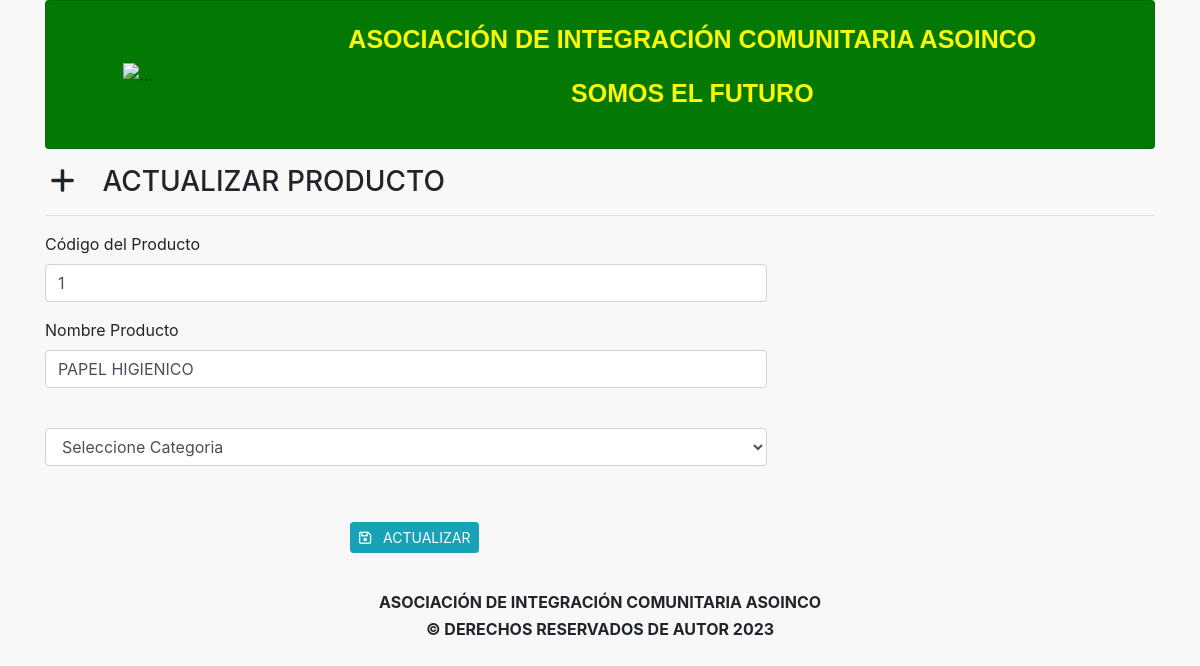
The page /?c=Productos&a=actualizarProductos&productos_codigo=1 (signed in) on the database as committed earlier.
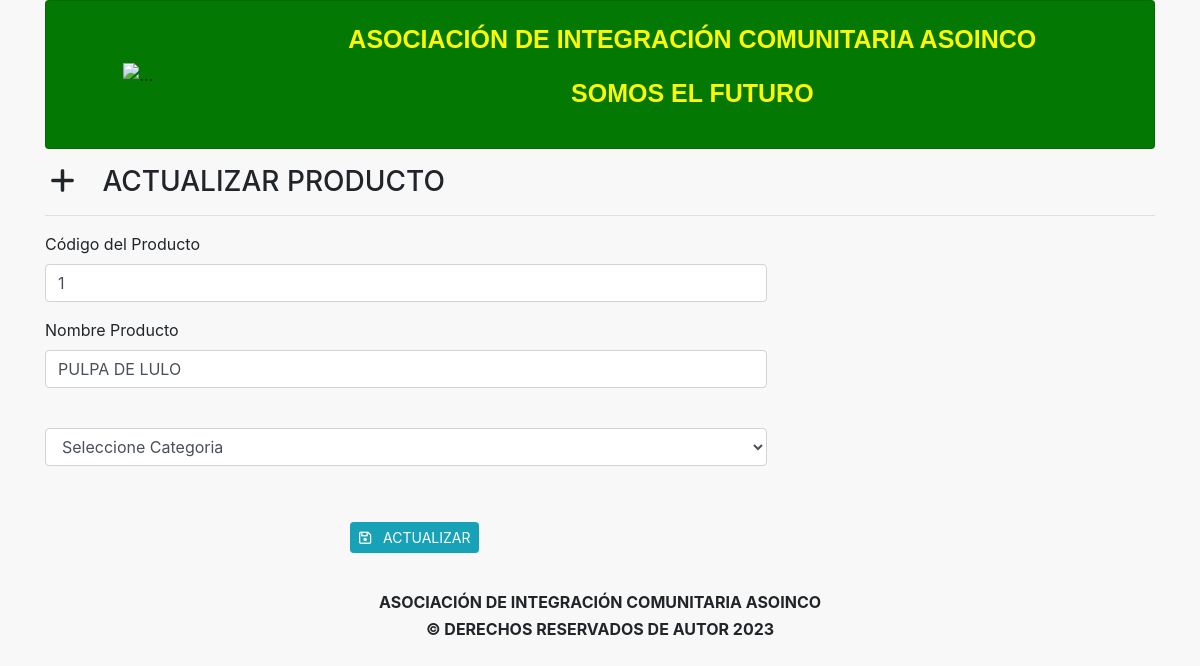
The same page on the database as committed later.
### tables this page shows
CREATE TABLE `productos` (
  `productos_codigo` int(100) NOT NULL,
  `nombre_producto` varchar(80) NOT NULL,
  `categoria_codigo` int(11) NOT NULL
);

### models/Database.php (called while the page is built)
<?php
    class DataBase{
        public static function connection(){
            $hostname = "localhost";
            $port = "3306";
            $database = "prueba";
            $username = "root";
            $password = "";
			$pdo = new PDO("mysql:host=$hostname;port=$port;dbname=$database;charset=utf8",$username,$password);
			$pdo->setAttribute(PDO::ATTR_ERRMODE, PDO::ERRMODE_EXCEPTION);
			return $pdo;
		}
	}
?>

### models/Producto.php (called while the page is built, shortened)
<?php
    class Producto{
        private $dbh;
        protected $productos_codigo;
        protected $nombre_producto;
        public function __construct(){
            try {
                $this->dbh = DataBase::connection();
                $a = func_get_args();
                $i = func_num_args();
                if (method_exists($this, $f = '__construct' . $i)) {
                    call_user_func_array(array($this, $f), $a);
                }
            } catch (Exception $e) {
                die($e->getMessage());
            }
        }
        public function __construct3($productos_codigo, $nombre_producto,$categoria_codigo){
            $this->productos_codigo = $productos_codigo;
            $this->nombre_producto = $nombre_producto;
        }
        public function getproductos_codigo(){
            return $this->productos_codigo;
        }
        public function getnombre_producto(){
            return $this->nombre_producto;
        }
        public function obtenerProductoPorId($productos_codigo){
            try {
                $sql = "SELECT * FROM PRODUCTOS WHERE productos_codigo = :productos_codigo";
                $stmt = $this->dbh->prepare($sql);
                $stmt->bindValue('productos_codigo', $productos_codigo);
                $stmt->execute();
                $producto = $stmt->fetch();
                $producto = new Producto(
                    $producto['productos_codigo'],
                    $producto['nombre_producto'],
                    $producto['categoria_codigo']
                );
                return $producto;
            } catch (Exception $e) {
                die($e->getMessage());
            }
        }
    }
?>

### views/modules/actualizar_producto/actualizar_producto.view.php (the view, shortened to what this page needs)
<div class="full-box page-header">
    <h3 class="text-left">
        <i class="fas fa-plus fa-fw"></i> &nbsp; ACTUALIZAR PRODUCTO
        <hr>
    </h3>
</div>
<form class="formuemple" method="POST" action="">
<fieldset>
  <div class="form-group w-60%">
    <label for="CodigoProducto">Código del Producto</label>
    <input type="text" name="productos_codigo" class="form-control"
      placeholder="(SOLO NÚMEROS)" value="<?php echo $producto->getproductos_codigo() ?>" required>
  </div>
  <div class="form-group w-60%">
    <label for="Nombre_Producto">Nombre Producto</label>
    <input type="text" name="nombre_producto" class="form-control" value="<?php echo $producto->getnombre_producto() ?>" required>
  </div><br>
  <div class="">
    <div class="form-group">
      <select class="form-control" name="categoria_codigo" required>
        <option value="" selected="" disabled="">Seleccione Categoria</option>
      </select>
    </div>
  </div>
  </fieldset>
  <p class="text-center" style="margin-top: 40px;">
            <button type="submit" class="btn btn-raised btn-info btn-sm"><i class="far fa-save"></i> &nbsp;
                ACTUALIZAR</button>
    </p>
</form>

Rows that differ between the two databases and show on the page:
changed productos "1": nombre_producto "PAPEL HIGIENICO" → "PULPA DE LULO"
